Frame 1 (no input): blank canvas, image omitted
Frame 60 (no input): blank canvas, image omitted
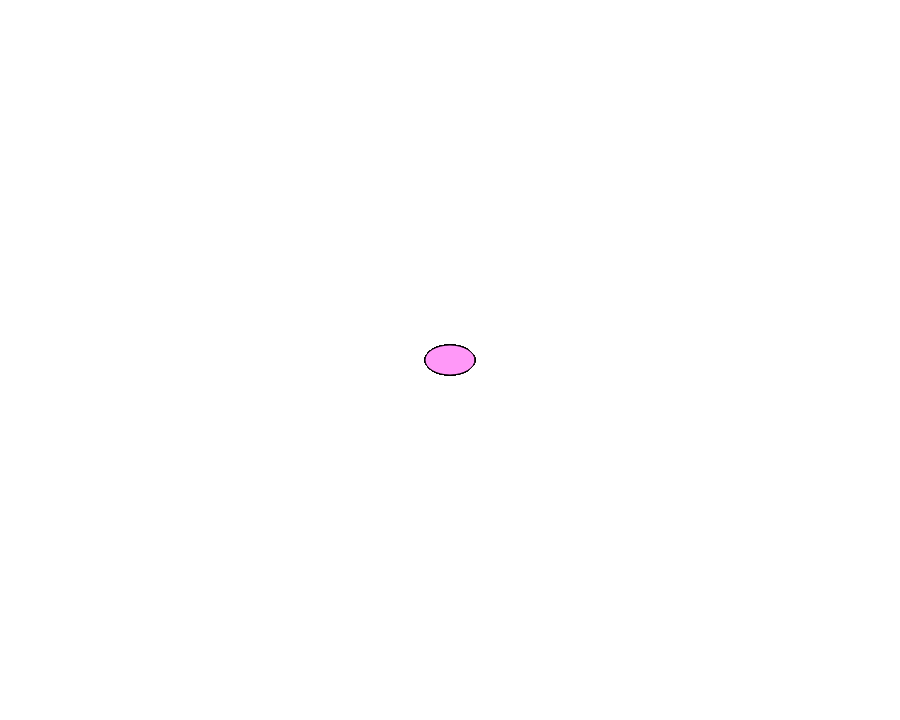
Frame 120 (the mouse pressed at the canvas centre since frame 60)

The p5.js sketch whose frames 1 and 60 were blank and that drew this single picture after the mouse press (run headless with seeded random() and noise() and a simulated clock; from frame 60 on, the mouse is pressed at the canvas centre):

// p5.js sketch
// ── sketch.js
function setup() {
  createCanvas(900, 720);
}

function draw() {
  if(mouseIsPressed==true){
  ellipse(mouseX, mouseY, 50, 30);
  fill(random(255, 255, 0), random(0, 255, 0), random(150, 255, 0));
  }
}
